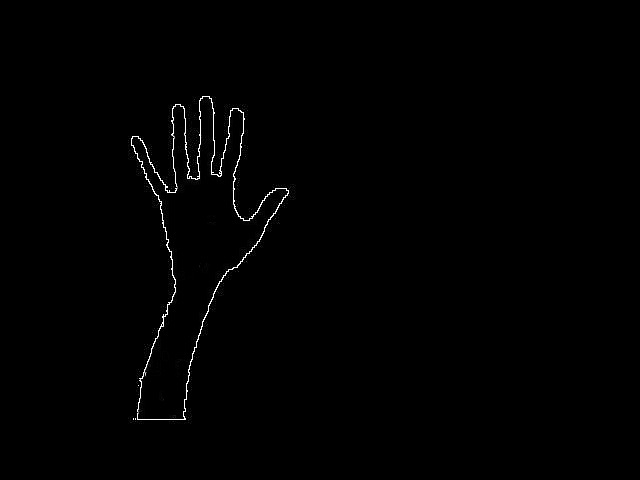
#> input picture startOutline.jpg, 640 x 480 px, given in place of the camera
$ python 'edge detection.py'
#> lines starting #> are read from the running program, lines starting #| are printed output that depends on the picture; after the words box and inside, x2 and y2 are one past the last pixel; in counts of white or black regions, pixels touching at a corner belong together
import cv2
import numpy as np
camera=cv2.VideoCapture(0)
a=np.array([[0,0,0],
            [4,0,-4],
            [0,0,0]],np.int32)

b=np.array([[0,4,0],
            [0,0,0],
            [0,-4,0]],np.int32)
c=np.array([[4,0,0],
            [0,0,0],
            [0,0,-4]],np.int32)

d=np.array([[0,0,-4],
            [0,0,0],
            [4,0,0]],np.int32)

x=np.array([[0,-1,0],
            [0,2,0],
            [0,-1,0]],np.int32)

y=np.array([[0,0,0],
            [-1,2,-1],
            [0,0,0]],np.int32)
while True:
    (grabbed, frame) = camera.read()
#> frame is the input picture: shape (480, 640, 3); min 0, max 255, mean 1.5
    #frame=cv2.resize(frame,(320,240))
    frame= cv2.medianBlur(frame, 9)
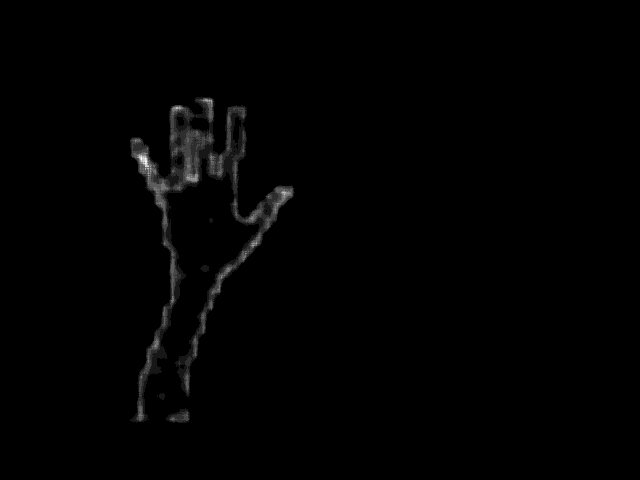
#> frame: shape (480, 640, 3); min 0, max 11, mean 0.0866; drawn with min black and max white
    image=2*frame[:,:,0]+4*frame[:,:,1]+3*frame[:,:,2]
    edgesx = cv2.filter2D(image, -1, a)
    edgesy = cv2.filter2D(image, -1, b)
    edgesdl = cv2.filter2D(image, -1, c)
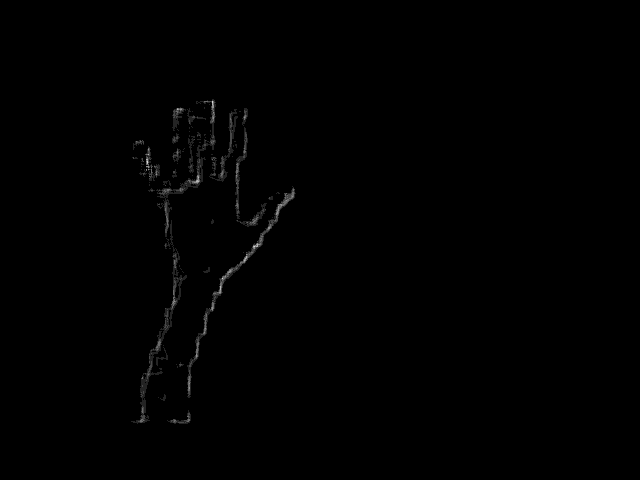
#> edgesdl: shape (480, 640); min 0, max 216, mean 0.9
    edgesdr = cv2.filter2D(image, -1, d)
    image=np.max(np.array([edgesx,edgesy,edgesdl,edgesdr]),axis=0)
    thresh=np.sum(image)/np.count_nonzero(image)
#> thresh = 54.47
    ret, thresh1=cv2.threshold(image,thresh,255,cv2.THRESH_BINARY)
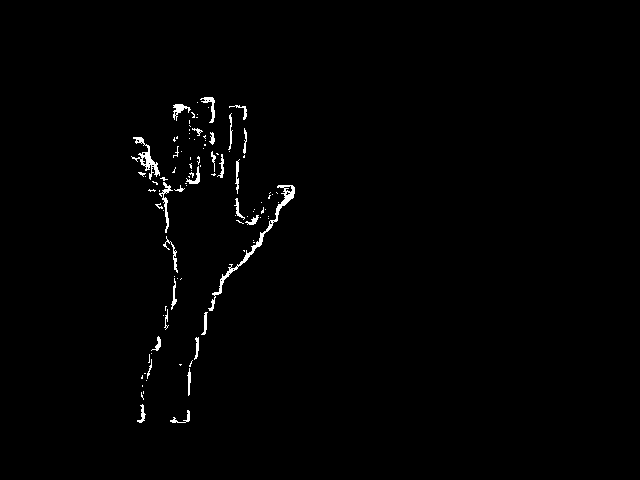
#> thresh1: shape (480, 640); 0.98% white in thin lines or dots, all inside (x1, y1, x2, y2) = (131, 97, 295, 423)
#> ret = 54
    thresh1 = cv2.filter2D(thresh1, -1, x)
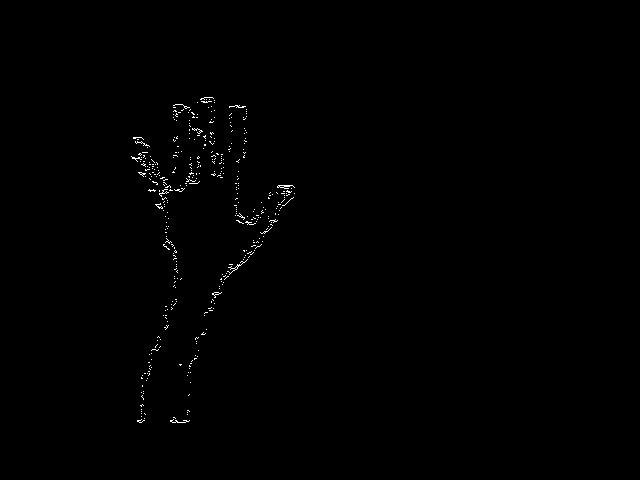
#> thresh1: shape (480, 640); 0.41% white in thin lines or dots, all inside (x1, y1, x2, y2) = (131, 97, 295, 423)
    thresh1 = cv2.filter2D(thresh1, -1, y)
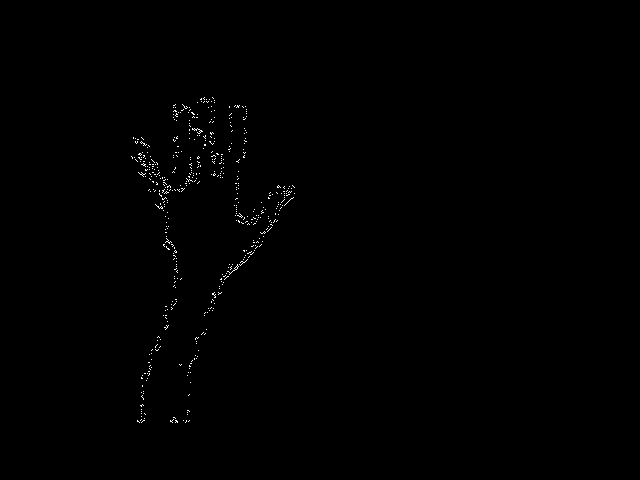
#> thresh1: shape (480, 640); 0.35% white in thin lines or dots, all inside (x1, y1, x2, y2) = (131, 97, 295, 423)
    cv2.imshow("s   adfs",thresh1)
    if cv2.waitKey(1) & 0xFF == ord("q"):
#> (key q is pressed here)
        break
camera.release()
cv2.destroyAllWindows()

$ run again, on blob.png
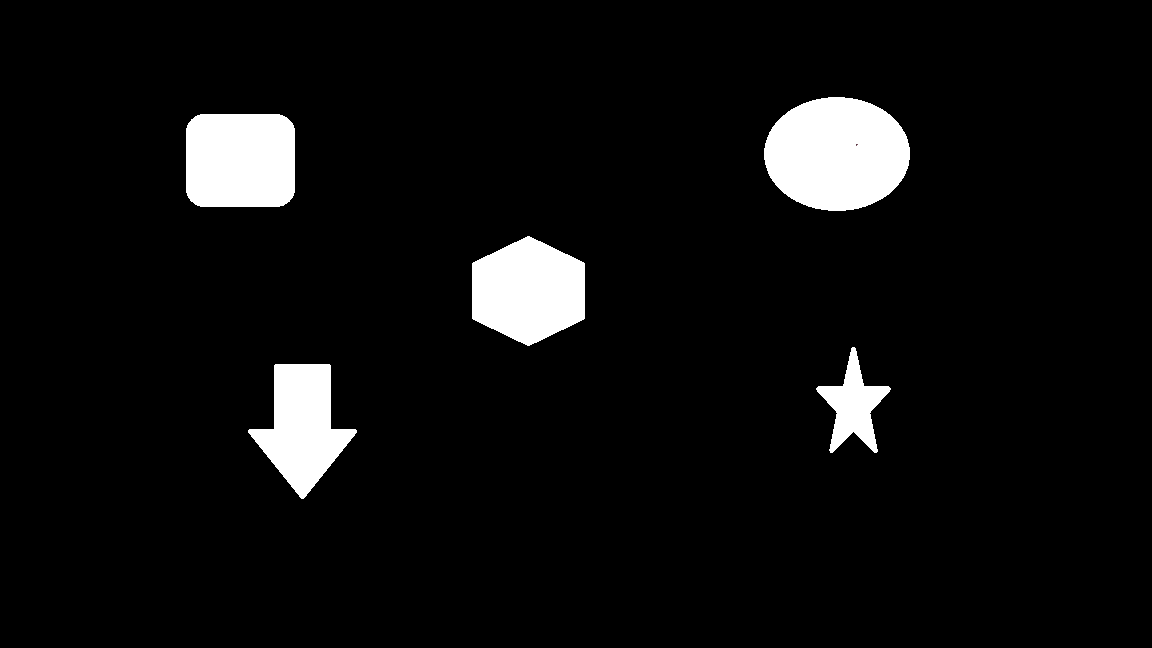
#> input picture blob.png, 1152 x 648 px, given in place of the camera
#> frame is the input picture: shape (648, 1152, 3); mean B, G, R 14.8, 14.8, 14.8
#> frame: shape (648, 1152, 3); 5.8% white; 5 white regions, box (x1, y1, x2, y2) and area: (764, 97, 910, 211) 13054, (186, 114, 295, 207) 9815, (472, 237, 585, 345) 9396, (250, 364, 356, 498) 7750, (818, 350, 889, 451) 3216
#> `edgesx = cv2.filter2D(image, -1, a)`:
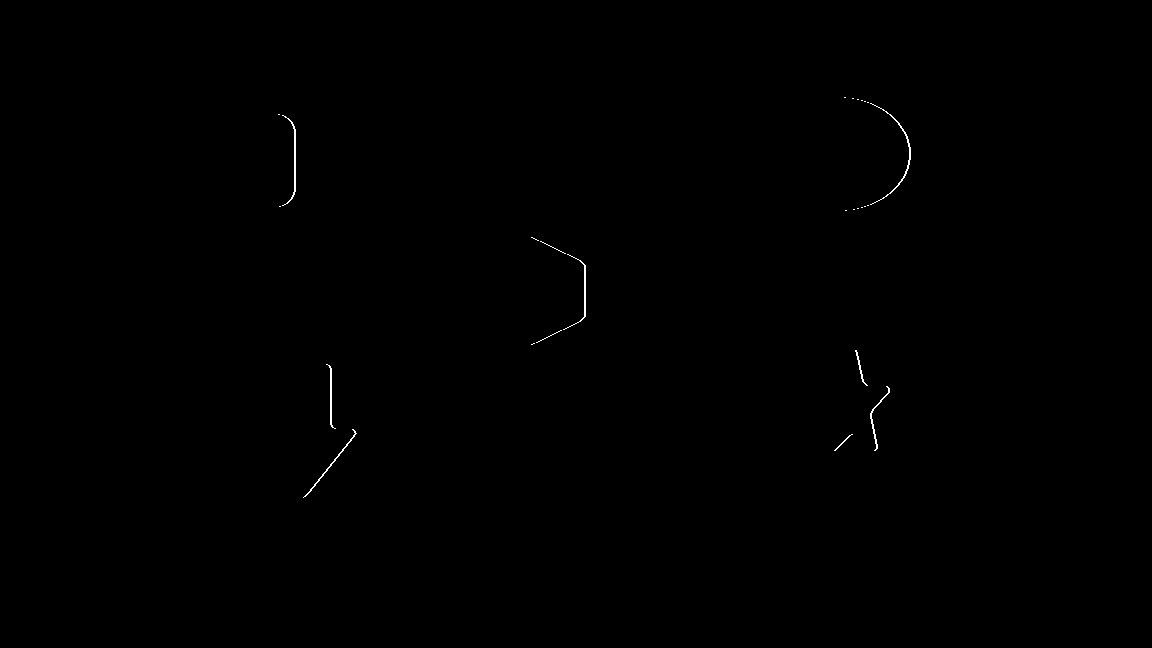
#> edgesx: shape (648, 1152); 0.15% white in thin lines or dots, all inside (x1, y1, x2, y2) = (278, 97, 911, 498)
#> edgesy: shape (648, 1152); 0.15% white in thin lines or dots, all inside (x1, y1, x2, y2) = (186, 159, 910, 499)
#> edgesdl: shape (648, 1152); 0.23% white in thin lines or dots, all inside (x1, y1, x2, y2) = (194, 122, 911, 499)
#> edgesdr: shape (648, 1152); 0.23% white in thin lines or dots, all inside (x1, y1, x2, y2) = (194, 96, 911, 491)
#> `image=np.max(np.array([edgesx,edgesy,edgesdl,edgesdr]),axis=0)`:
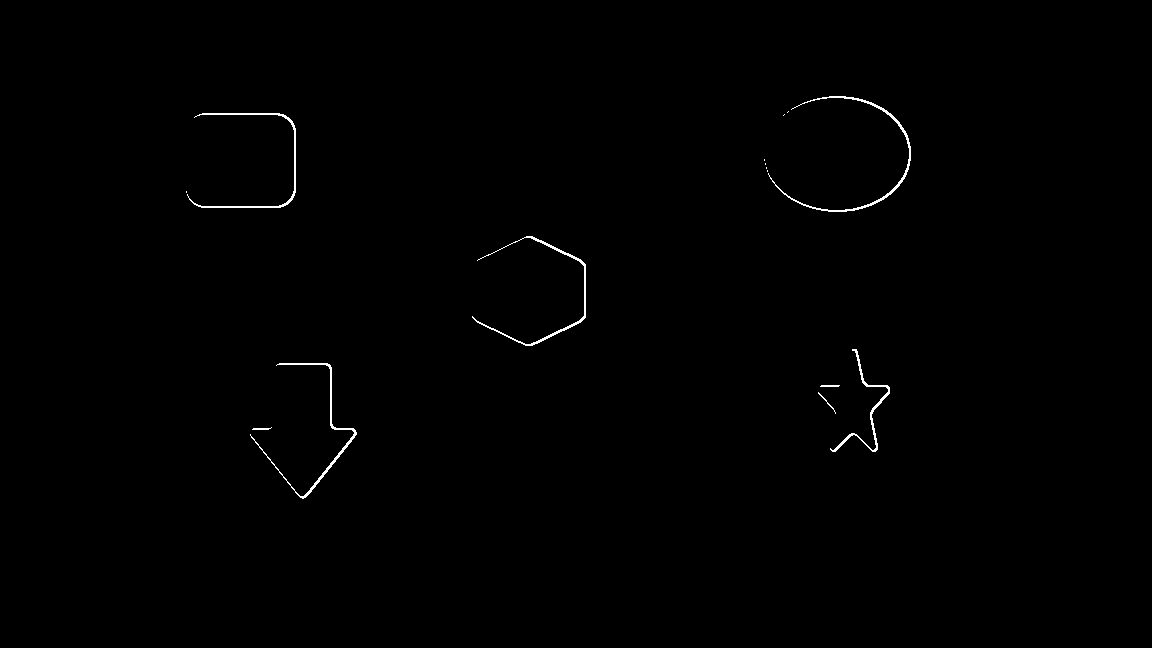
#> image: shape (648, 1152); 0.42% white in thin lines or dots, all inside (x1, y1, x2, y2) = (186, 96, 911, 499)
#> thresh = 255
#> thresh1: shape (648, 1152); every value is 0
